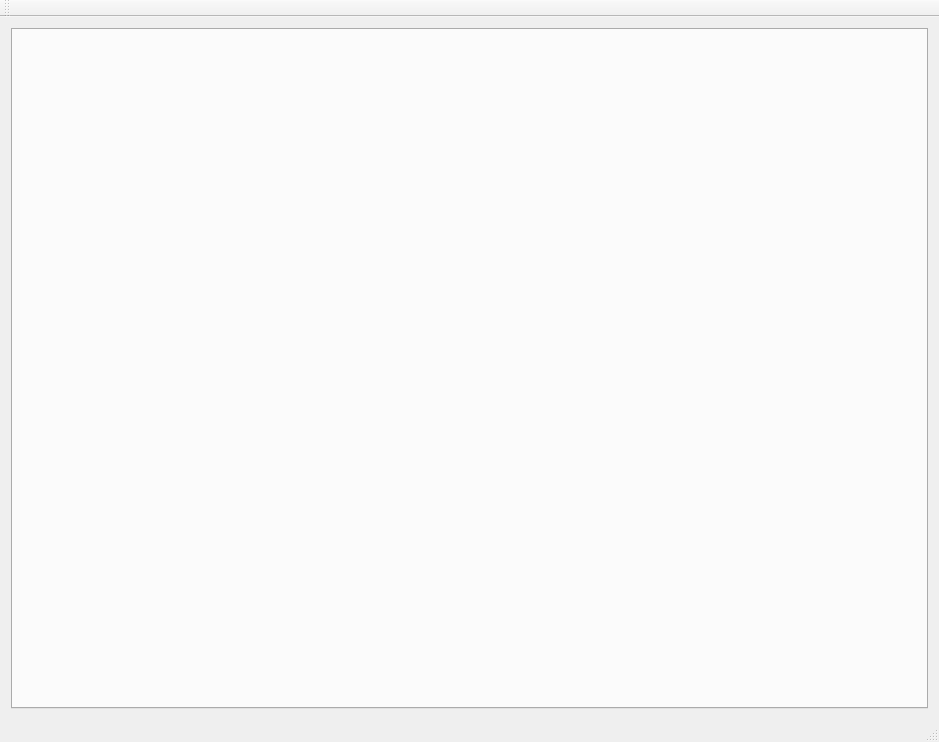
<?xml version="1.0" encoding="UTF-8"?>
<ui version="4.0">
 <class>cMainWindow</class>
 <widget class="QMainWindow" name="cMainWindow">
  <property name="geometry">
   <rect>
    <x>0</x>
    <y>0</y>
    <width>939</width>
    <height>742</height>
   </rect>
  </property>
  <property name="windowTitle">
   <string/>
  </property>
  <widget class="QWidget" name="centralWidget">
   <layout class="QGridLayout" name="gridLayout">
    <item row="0" column="0">
     <widget class="QTabWidget" name="m_lpMainTab"/>
    </item>
   </layout>
  </widget>
  <widget class="QMenuBar" name="menuBar">
   <property name="geometry">
    <rect>
     <x>0</x>
     <y>0</y>
     <width>939</width>
     <height>21</height>
    </rect>
   </property>
  </widget>
  <widget class="QToolBar" name="mainToolBar">
   <attribute name="toolBarArea">
    <enum>TopToolBarArea</enum>
   </attribute>
   <attribute name="toolBarBreak">
    <bool>false</bool>
   </attribute>
  </widget>
  <widget class="QStatusBar" name="statusBar"/>
 </widget>
 <layoutdefault spacing="6" margin="11"/>
 <resources/>
 <connections/>
</ui>
